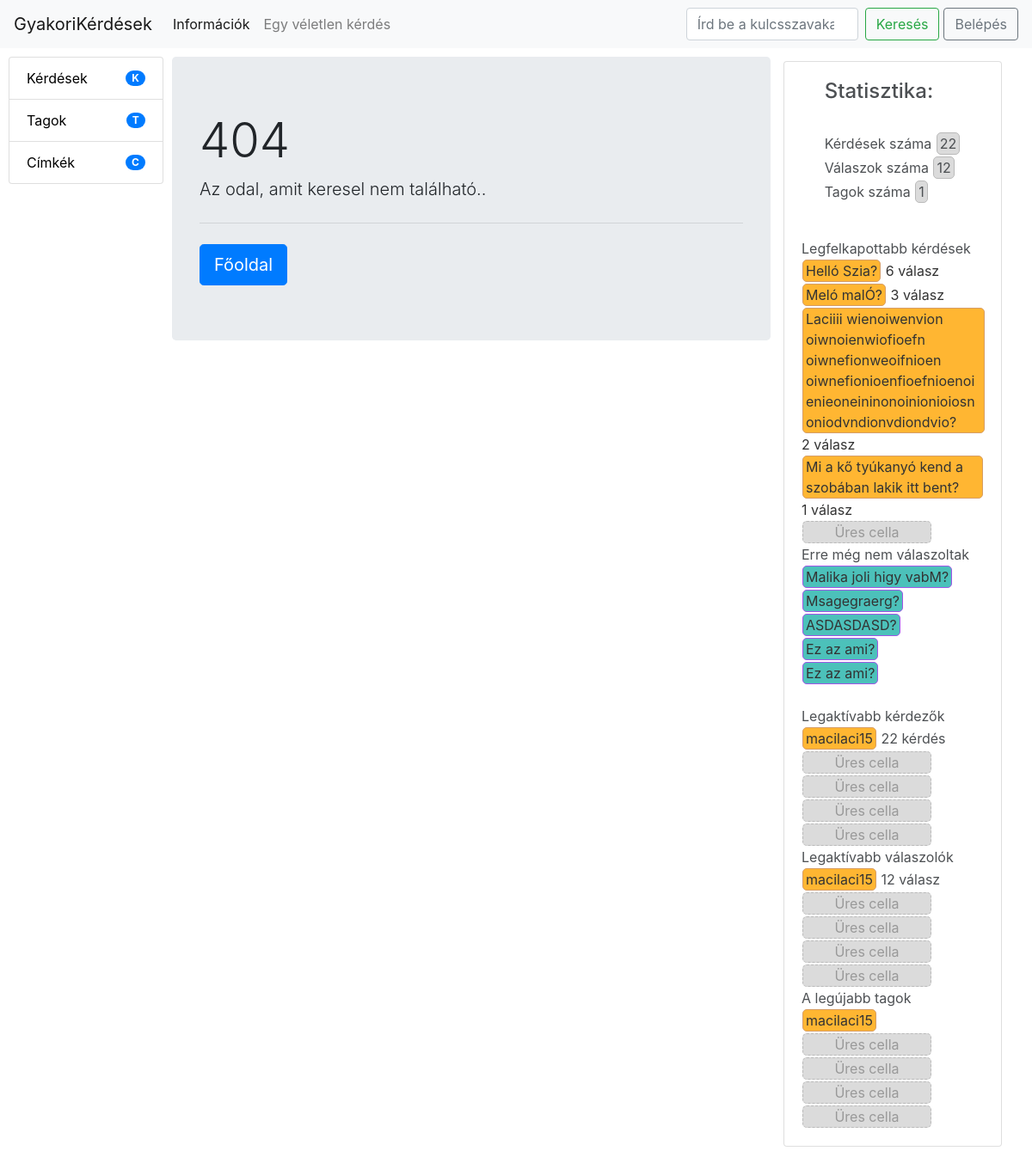
Page /index.php on the earlier database version.
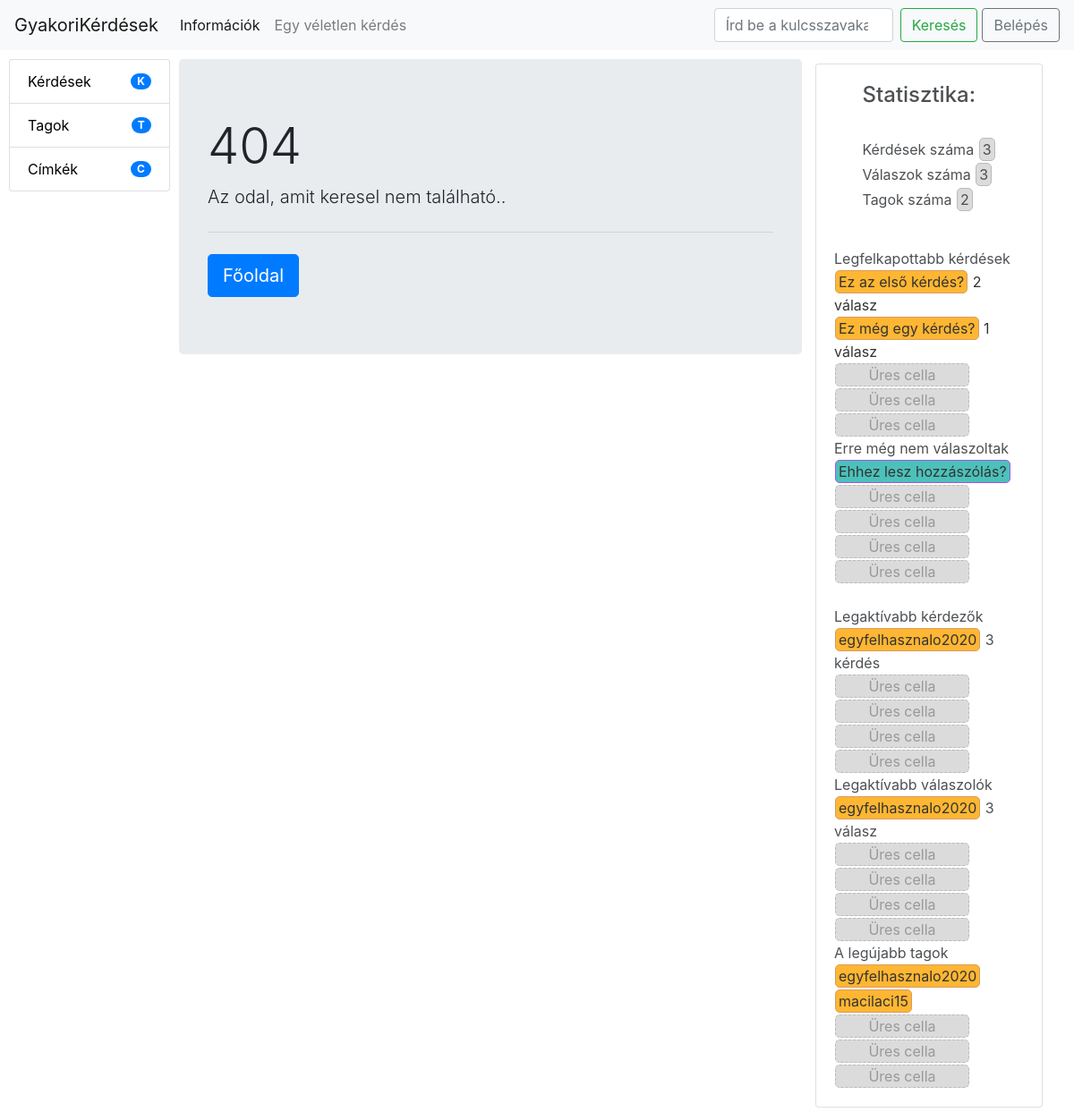
Same page on the later database version.
### tables this page shows
CREATE TABLE `kerdesek` (
  `id` int(11) NOT NULL,
  `kerdesrov` varchar(150) DEFAULT NULL,
  `akerdes` varchar(2000) DEFAULT NULL,
  `datum` datetime DEFAULT NULL
);

CREATE TABLE `felhasznalok` (
  `id` int(11) NOT NULL,
  `felhasznalonev` varchar(50) DEFAULT NULL,
  `email` varchar(100) DEFAULT NULL,
  `jelszo` varchar(250) DEFAULT NULL,
  `regdatum` datetime DEFAULT NULL
);

### index.php (called while the page is built, shortened)
<?php
    require_once "iranyito/funkciok.php";
    require_once "oldalak/gyujto.php";

### iranyito/funkciok.php (called while the page is built, shortened)
<?php
function getConnection(){
    global $config;
    $connection = mysqli_connect($config['db_host'], $config['db_user'], $config['db_pass'], $config['db_name']);
    mysqli_set_charset($connection,"utf8");
    return $connection;
}
function VeletlenSzam(){
    $veletlenSorSzam = array_rand(KerdesAdat("",""), 1);
    $veletlenSzam = KerdesAdat("","")[$veletlenSorSzam]["id"];
    return $veletlenSzam;
}
function KerdesValasz($mit, $mi){
    $connection = getConnection();
    if($mit == "kerdes")
    $query = "SELECT * FROM kerdes_valasz WHERE kerdes_id = ?";
       if ($statment = mysqli_prepare($connection, $query)) {
            if($mit != "" && $mi != "")mysqli_stmt_bind_param($statment, "i", $mi);
            mysqli_stmt_execute($statment);
           $result = mysqli_stmt_get_result($statment);
           return mysqli_fetch_all($result, MYSQLI_ASSOC);
       } else {
           logMessage("ERROR", 'Query error: ' . mysqli_error($connection));
           errorPage();
       }
}
function FelhasznaloAdat($mit, $mi){
    $connection = getConnection();
    if($mit == "")
    $query = "SELECT * FROM felhasznalok";
       if ($statment = mysqli_prepare($connection, $query)) {
            mysqli_stmt_execute($statment);
           $result = mysqli_stmt_get_result($statment);
           return mysqli_fetch_all($result, MYSQLI_ASSOC);
       } else {
           logMessage("ERROR", 'Query error: ' . mysqli_error($connection));
           errorPage();
       }
}
function KerdesAdat($mit, $mi){
    $connection = getConnection();
    if($mit == "")
    $query = "SELECT * FROM kerdesek";
       if ($statment = mysqli_prepare($connection, $query)) {
            mysqli_stmt_execute($statment);
           $result = mysqli_stmt_get_result($statment);
           return mysqli_fetch_all($result, MYSQLI_ASSOC);
       } else {
           logMessage("ERROR", 'Query error: ' . mysqli_error($connection));
           errorPage();
       }
}
function ValaszAdat($mit, $mi){
    $connection = getConnection();
    if($mit == "")
    $query = "SELECT * FROM valaszok";
           if ($statment = mysqli_prepare($connection, $query)) {
                mysqli_stmt_execute($statment);
               $result = mysqli_stmt_get_result($statment);
               return mysqli_fetch_all($result, MYSQLI_ASSOC);
           } else {
               logMessage("ERROR", 'Query error: ' . mysqli_error($connection));
               errorPage();
           }
}
function FelhKerdSzam(){
    $connection = getConnection();
    $query = "SELECT count(fk.felh_id) as szam, f.felhasznalonev as felh FROM felhasznalok f
              INNER JOIN felhasznalo_kerdes fk ON f.id = fk.felh_id
              GROUP BY fk.felh_id LIMIT 5";
    if ($statment = mysqli_prepare($connection, $query)) {
         mysqli_stmt_execute($statment);
        $result = mysqli_stmt_get_result($statment);
        return mysqli_fetch_all($result, MYSQLI_ASSOC);
    } else {
        logMessage("ERROR", 'Query error: ' . mysqli_error($connection));
        errorPage();
    }
}
function FelhValSzam(){
    $connection = getConnection();
    $query = "SELECT count(fv.felh_id) as szam, f.felhasznalonev as felh FROM felhasznalok f
              INNER JOIN felhasznalo_valasz fv ON f.id = fv.felh_id
              GROUP BY fv.felh_id LIMIT 5";
    if ($statment = mysqli_prepare($connection, $query)) {
         mysqli_stmt_execute($statment);
        $result = mysqli_stmt_get_result($statment);
        return mysqli_fetch_all($result, MYSQLI_ASSOC);
    } else {
        logMessage("ERROR", 'Query error: ' . mysqli_error($connection));
        errorPage();
    }
}
function KerdValSzam(){
    $connection = getConnection();
    $query = "SELECT count(kv.kerdes_id) as szam, k.kerdesrov as kerdrov, k.id as id FROM kerdesek k
              INNER JOIN kerdes_valasz kv ON k.id = kv.kerdes_id
              GROUP BY kv.kerdes_id LIMIT 5";
    if ($statment = mysqli_prepare($connection, $query)) {
         mysqli_stmt_execute($statment);
        $result = mysqli_stmt_get_result($statment);
        return mysqli_fetch_all($result, MYSQLI_ASSOC);
    } else {
        logMessage("ERROR", 'Query error: ' . mysqli_error($connection));
        errorPage();
    }
}

### oldalak/oop.php (called while the page is built, shortened)
<?php
$proba = "Látogató";
class Mindenki {
    private $balsav1 = '<li class="list-group-item d-flex justify-content-between align-items-center">
    <a href="/kereses/_/Friss">Kérdések</a>
    <span class="badge badge-primary badge-pill">K</span>
    </li>
    <li class="list-group-item d-flex justify-content-between align-items-center">
    <a href="/tagok">Tagok</a>
    <span class="badge badge-primary badge-pill">T</span>
    </li>
    <li class="list-group-item d-flex justify-content-between align-items-center">
    <a href="/cimke/Összes">Címkék</a>
    <span class="badge badge-primary badge-pill">C</span>
    </li>
    ';
	public function getBalsav1() {
		return $this->balsav1;
    }
    private $menusav1 = '<a href="/belepes"><button type="button" class="btn btn-outline-secondary">Belépés</button></a>';
    public function getMenusav1() {
		return $this->menusav1;
	}
}
if($proba=="Látogató"){
$obj = new Latogato();
$balsav = array($obj->getBalsav1());
$menusav = array($obj->getMenusav1());
}
?>

### oldalak/jobbsav.php (the view)
<div id="jobbsav">
    <div class="card">
    <div class="card-body" style="margin:auto;">
   <h4>Statisztika:</h4> <br>
    Kérdések száma
    <div class="osszesitett" id="statisztikaszam"><?=count(KerdesAdat("",""))?></div> <br>
    Válaszok száma
    <div class="osszesitett" id="statisztikaszam"><?=count(ValaszAdat("",""))?></div> <br>
    Tagok száma
    <div class="osszesitett" id="statisztikaszam"><?=count(FelhasznaloAdat("",""))?></div>
</div>
<div class="card-body">
    Legfelkapottabb kérdések <br>
    <?php
    $legtobbvalaszok = KerdValSzam();
    foreach($legtobbvalaszok as $legtobbvalasz){?>
       <a href="/kerdes/<?=$legtobbvalasz["id"]?>"> <div class="osszesitett" id="felhasznalo" style="max-width:100%;"><?=$legtobbvalasz["kerdrov"]?></div> <?=$legtobbvalasz["szam"]?> válasz</a> <br>
    <?php }
        for($i=0;$i<5-count($legtobbvalaszok);$i++){
    ?>
    <a href="/info"><div class="osszesitett" id="urescella">Üres cella</div></a> <br>
        <?php } ?>
    Erre még nem válaszoltak<br>
    <?php
        $kerdesek = KerdesAdat("","");
        $max5 = 0;
        foreach($kerdesek as $kerdes):
            if(count(KerdesValasz("kerdes",$kerdes["id"]))==0 && $max5<5){?>
             <a href="/kerdes/<?=$kerdes["id"]?>"><div class="osszesitett" id="valasz" style="max-width:100%;"><?=$kerdes["kerdesrov"]?></div></a> <br>
             <?php  $max5++; } endforeach;
             for($i=0;$i<5-$max5;$i++){ ?>
                <a href="/info"><div class="osszesitett" id="urescella">Üres cella</div></a> <br>
        <?php } ?>
    <br>Legaktívabb kérdezők<br>
    <?php
    $legtobbkerdesek = FelhKerdSzam();
    foreach($legtobbkerdesek as $legtobbkerdes){?>
        <div class="osszesitett" id="felhasznalo"><a href="/profil/<?=$legtobbkerdes["felh"]?>"><?=$legtobbkerdes["felh"]?></a></div> <?=$legtobbkerdes["szam"]?> kérdés <br>
    <?php }
    for($i=0;$i<5-count($legtobbkerdesek);$i++){ ?>
    <a href="/info"><div class="osszesitett" id="urescella">Üres cella</div></a> <br>
        <?php } ?>
    Legaktívabb válaszolók<br>
    <?php
    $legtobbkerdesek = FelhValSzam();
    foreach($legtobbkerdesek as $legtobbkerdes){?>
        <div class="osszesitett" id="felhasznalo"><a href="/profil/<?=$legtobbkerdes["felh"]?>"><?=$legtobbkerdes["felh"]?></a></div> <?=$legtobbkerdes["szam"]?> válasz <br>
    <?php }
    for($i=0;$i<5-count($legtobbkerdesek);$i++){ ?>
    <a href="/info"><div class="osszesitett" id="urescella">Üres cella</div></a> <br>
        <?php } ?>
    A legújabb tagok<br>
    <?php
        $tagok = FelhasznaloAdat("","");
        $szamol = 0;
        foreach(array_reverse($tagok) as $tag){
            if($szamol<5){?>
            <div class="osszesitett" id="felhasznalo"><a href="/profil/<?=$tag["felhasznalonev"]?>"><?=$tag["felhasznalonev"]?></a></div>  <br>
            <?php $szamol++;
            }
        }
        if($szamol <5){
        for($i=0;$i<5-$szamol;$i++){?>
            <a href="/info"><div class="osszesitett" id="urescella">Üres cella</div></a> <br>
        <?php } }?>
</div>
</div>
</div>

### oldalak/gyujto.php (shortened to what this page needs)
<!DOCTYPE html>
<html lang="hu">
<?php require_once "oop.php"; ?>
<head>
    <link rel='stylesheet' href='https://cdnjs.cloudflare.com/ajax/libs/twitter-bootstrap/4.4.1/css/bootstrap.min.css'/>
    <link rel="stylesheet" href="/stilus/styles.css">
</head>
<body>
    <?php
        require_once "menusav.php";
    ?>
    <div id="container">
    <?php
        require_once "balsav.php";
        require_once "$view.php";
        require_once "jobbsav.php";
    ?>
    </div>
</body>
</html>

### oldalak/menusav.php (shortened to what this page needs)
<nav class="navbar navbar-expand-lg navbar-light bg-light">
  <a class="navbar-brand" href="/">GyakoriKérdések</a>
  <div class="collapse navbar-collapse" id="navbarTogglerDemo03">
    <ul class="navbar-nav mr-auto mt-2 mt-lg-0">
      <li class="nav-item active">
        <a class="nav-link" href="/info">Információk<span class="sr-only">(current)</span></a>
      </li>
      <li class="nav-item">
        <a class="nav-link" href="/kerdes/<?=VeletlenSzam()?>">Egy véletlen kérdés</a>
        </li>
    </ul>
    <div class="form-inline my-2 my-lg-0">
      <input class="form-control mr-sm-2" style="width:200px;" type="search" placeholder="Írd be a kulcsszavakat" aria-label="Search" id="k" onkeyup="Gepel();">
      <button class="btn btn-outline-success my-2 my-sm-0" style="margin-right:5px;" type="submit" onclick="KeresesMegnyom();">Keresés</button>
    <?=$menusav[0]?>
</div>
  </div>
</nav>

### oldalak/balsav.php
<div id="balsav">
<ul class="list-group" >
  <?php
    for($i=0;$i<sizeof($balsav);$i++){echo $balsav[$i];}
 ?>
</ul>
</div>

### oldalak/404.php
<div class="egybe">
<main >
    <div class="jumbotron">
        <h1 class="display-4">404</h1>
        <p class="lead">Az odal, amit keresel nem található..</p>
        <hr class="my-4">
        <a class="btn btn-primary btn-lg" href="/" role="button">Főoldal</a>
    </div>
</main>
</div>

### stilus/styles.css (style rules this page uses)
body { margin:auto; }
#container { margin:auto; max-width:1200px; }
a,a:hover { color: black; text-decoration: none; }
.card { margin: 5px; }
.card-body { opacity: 0.8; }
.list-group { width: 100%; }
.osszesitett { display:inline-block; padding:0px 3px 0px 3px; margin: 1px 1px 1px 1px; border-radius:5px; }
#felhasznalo { background-color: orange; border: 1px solid peru; }
#statisztikaszam { background-color: lightgray; border: 1px solid darkgray; }
#valasz { background-color: lightseagreen; border: 1px solid blueviolet; }
#urescella { background-color: lightgray; color: grey;border:1px solid darkgray;border-style:dashed;width:150px;text-align: center; }
@media only screen and (min-width: 600px) { .egybe { width: 100%; } }
@media only screen and (min-width: 600px) { #balsav { width: 100%; } }
@media only screen and (min-width: 600px) { #jobbsav { width: 100%;margin: auto; } }
@media only screen and (min-width: 768px) { #balsav { width:100%; } }
@media only screen and (min-width: 768px) { #jobbsav { width: 26%;margin: 10px;display:inline-block;float:left; } }
@media only screen and (min-width: 768px) { .egybe { margin-top: 10px;width: 70%;display: inline-block;float: left; } }
@media only screen and (min-width: 992px) { #balsav { width:15%;margin: 10px 10px;display:inline-block;float:left; } }
@media only screen and (min-width: 992px) { #jobbsav { width: 22%;margin: 10px;display:inline-block;float:left; } }
@media only screen and (min-width: 992px) { .egybe { margin-top: 10px;width: 58%;display: inline-block;float: left; } }
@media only screen and (min-width: 1200px) { #balsav { width:15%;margin: 10px 10px;display:inline-block;float:left; } }
@media only screen and (min-width: 1200px) { #jobbsav { width: 22%;margin: 10px;display:inline-block;float:left; } }
@media only screen and (min-width: 1200px) { .egybe { margin-top: 10px;width: 58%;display: inline-block;float: left; } }

Differences in the rows shown:
removed kerdesek: kerdesrov "Helló Szia?", szam "6", shown under "Statisztika:"
removed kerdesek: kerdesrov "Meló malÓ?", szam "3", shown under "Statisztika:"
removed kerdesek: kerdesrov "Laciiii wienoiwenvion oiwnoienwiofioefn oiwnefionweoifnioen oiwnefionioenfioefnioenoienieoneininonoinionioiosnoniodvndionvdiondvio?", szam "2", shown under "Statisztika:"
removed kerdesek: kerdesrov "Mi a kő tyúkanyó kend a szobában lakik itt bent?", szam "1", shown under "Statisztika:"
removed kerdesek: kerdesrov "Malika joli higy vabM?"
removed kerdesek: kerdesrov "Msagegraerg?"
removed kerdesek: kerdesrov "ASDASDASD?"
removed kerdesek: kerdesrov "Ez az ami?"
removed kerdesek: kerdesrov "Ez az ami?"
added kerdesek: kerdesrov "Ez az első kérdés?", szam "2", shown under "Statisztika:"
added kerdesek: kerdesrov "Ez még egy kérdés?", szam "1", shown under "Statisztika:"
added kerdesek: kerdesrov "Ehhez lesz hozzászólás?"
added felhasznalok: felhasznalonev "egyfelhasznalo2020"
Other differences:
count(KerdesAdat("","")): "22" → "3"
count(ValaszAdat("","")): "12" → "3"
count(FelhasznaloAdat("","")): "1" → "2"
new list line: "Üres cella"
new list line: "egyfelhasznalo2020 3 kérdés"
new list line: "egyfelhasznalo2020 3 válasz"
list line gone: "macilaci15 22 kérdés"
list line gone: "macilaci15 12 válasz"
list line gone: "Üres cella"
